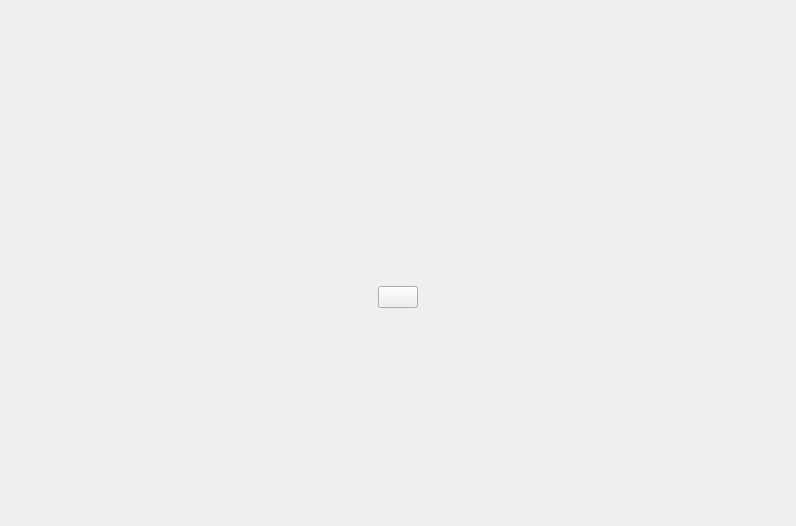
<?xml version="1.0" encoding="UTF-8"?>
<ui version="4.0">
 <class>KeyringPage</class>
 <widget class="QWidget" name="KeyringPage">
  <property name="geometry">
   <rect>
    <x>0</x>
    <y>0</y>
    <width>796</width>
    <height>526</height>
   </rect>
  </property>
  <property name="windowTitle">
   <string>Form</string>
  </property>
  <layout class="QVBoxLayout" name="verticalLayout">
   <item>
    <widget class="QStackedWidget" name="viewStack">
     <property name="currentIndex">
      <number>0</number>
     </property>
     <widget class="QWidget" name="pageNoCredentials">
      <layout class="QHBoxLayout" name="horizontalLayout">
       <item>
        <spacer name="horizontalSpacer">
         <property name="orientation">
          <enum>Qt::Orientation::Horizontal</enum>
         </property>
         <property name="sizeHint" stdset="0">
          <size>
           <width>40</width>
           <height>20</height>
          </size>
         </property>
        </spacer>
       </item>
       <item>
        <layout class="QVBoxLayout" name="verticalLayout_2">
         <item>
          <spacer name="verticalSpacer">
           <property name="orientation">
            <enum>Qt::Orientation::Vertical</enum>
           </property>
           <property name="sizeHint" stdset="0">
            <size>
             <width>20</width>
             <height>40</height>
            </size>
           </property>
          </spacer>
         </item>
         <item>
          <widget class="QLabel" name="lblIconNone">
           <property name="font">
            <font>
             <pointsize>18</pointsize>
            </font>
           </property>
           <property name="alignment">
            <set>Qt::AlignmentFlag::AlignCenter</set>
           </property>
          </widget>
         </item>
         <item>
          <widget class="QLabel" name="lblNoCredentials">
           <property name="font">
            <font>
             <pointsize>18</pointsize>
             <bold>true</bold>
            </font>
           </property>
           <property name="alignment">
            <set>Qt::AlignmentFlag::AlignCenter</set>
           </property>
          </widget>
         </item>
         <item>
          <widget class="QPushButton" name="btnAddCredentialNone">
           <property name="icon">
            <iconset theme="list-add"/>
           </property>
          </widget>
         </item>
         <item>
          <spacer name="verticalSpacer_2">
           <property name="orientation">
            <enum>Qt::Orientation::Vertical</enum>
           </property>
           <property name="sizeHint" stdset="0">
            <size>
             <width>20</width>
             <height>40</height>
            </size>
           </property>
          </spacer>
         </item>
        </layout>
       </item>
       <item>
        <spacer name="horizontalSpacer_2">
         <property name="orientation">
          <enum>Qt::Orientation::Horizontal</enum>
         </property>
         <property name="sizeHint" stdset="0">
          <size>
           <width>40</width>
           <height>20</height>
          </size>
         </property>
        </spacer>
       </item>
      </layout>
     </widget>
     <widget class="QWidget" name="pageCredentials"/>
     <widget class="QWidget" name="pageEditCredential"/>
    </widget>
   </item>
  </layout>
 </widget>
 <resources/>
 <connections/>
</ui>
